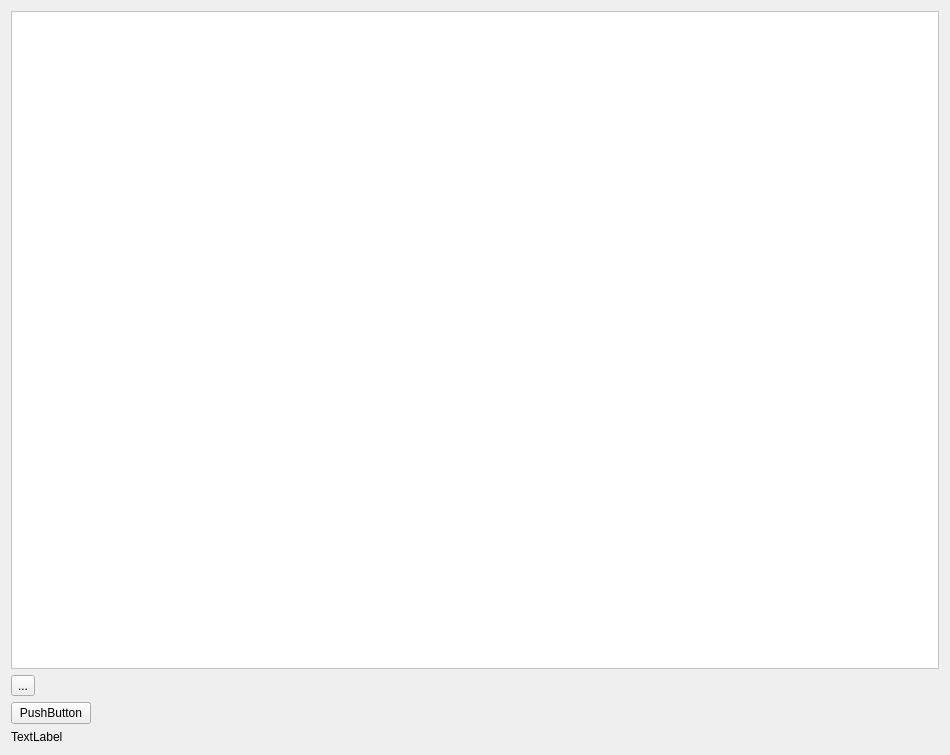
<?xml version="1.0" encoding="UTF-8"?>
<ui version="4.0">
 <class>Form</class>
 <widget class="QWidget" name="Form">
  <property name="geometry">
   <rect>
    <x>0</x>
    <y>0</y>
    <width>950</width>
    <height>755</height>
   </rect>
  </property>
  <property name="windowTitle">
   <string>Form</string>
  </property>
  <layout class="QVBoxLayout" name="verticalLayout">
   <item>
    <widget class="QFrame" name="frame">
     <property name="sizePolicy">
      <sizepolicy hsizetype="Preferred" vsizetype="Expanding">
       <horstretch>0</horstretch>
       <verstretch>0</verstretch>
      </sizepolicy>
     </property>
     <property name="autoFillBackground">
      <bool>false</bool>
     </property>
     <property name="styleSheet">
      <string notr="true">background-color: rgb(255, 255, 255);</string>
     </property>
     <property name="frameShape">
      <enum>QFrame::StyledPanel</enum>
     </property>
     <property name="frameShadow">
      <enum>QFrame::Raised</enum>
     </property>
     <layout class="QHBoxLayout" name="horizontalLayout"/>
    </widget>
   </item>
   <item>
    <widget class="QToolButton" name="toolButton">
     <property name="text">
      <string>...</string>
     </property>
    </widget>
   </item>
   <item>
    <widget class="QPushButton" name="pushButton">
     <property name="sizePolicy">
      <sizepolicy hsizetype="Fixed" vsizetype="Fixed">
       <horstretch>0</horstretch>
       <verstretch>0</verstretch>
      </sizepolicy>
     </property>
     <property name="text">
      <string>PushButton</string>
     </property>
    </widget>
   </item>
   <item>
    <widget class="QLabel" name="MousPositionLabel">
     <property name="text">
      <string>TextLabel</string>
     </property>
    </widget>
   </item>
  </layout>
 </widget>
 <resources/>
 <connections/>
</ui>
